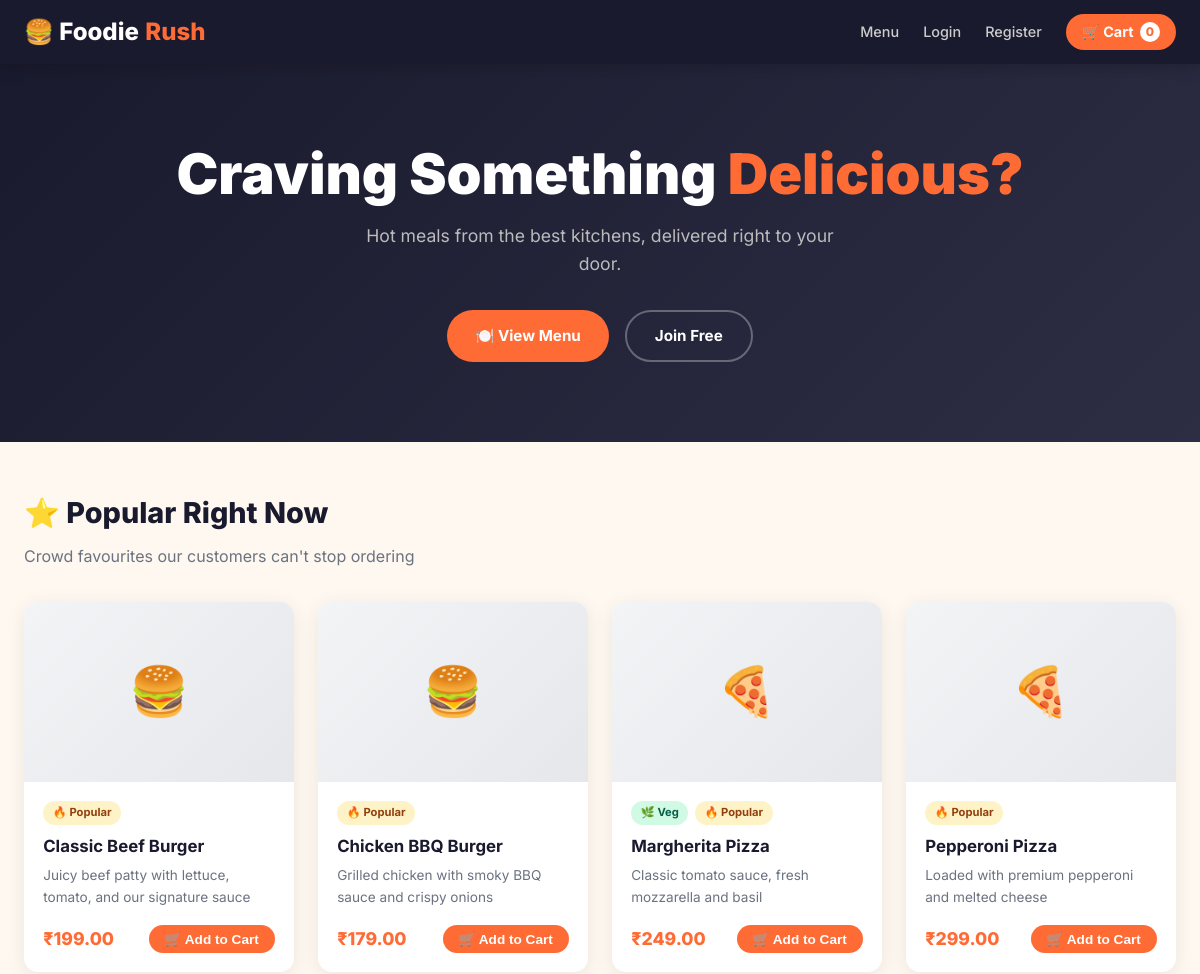
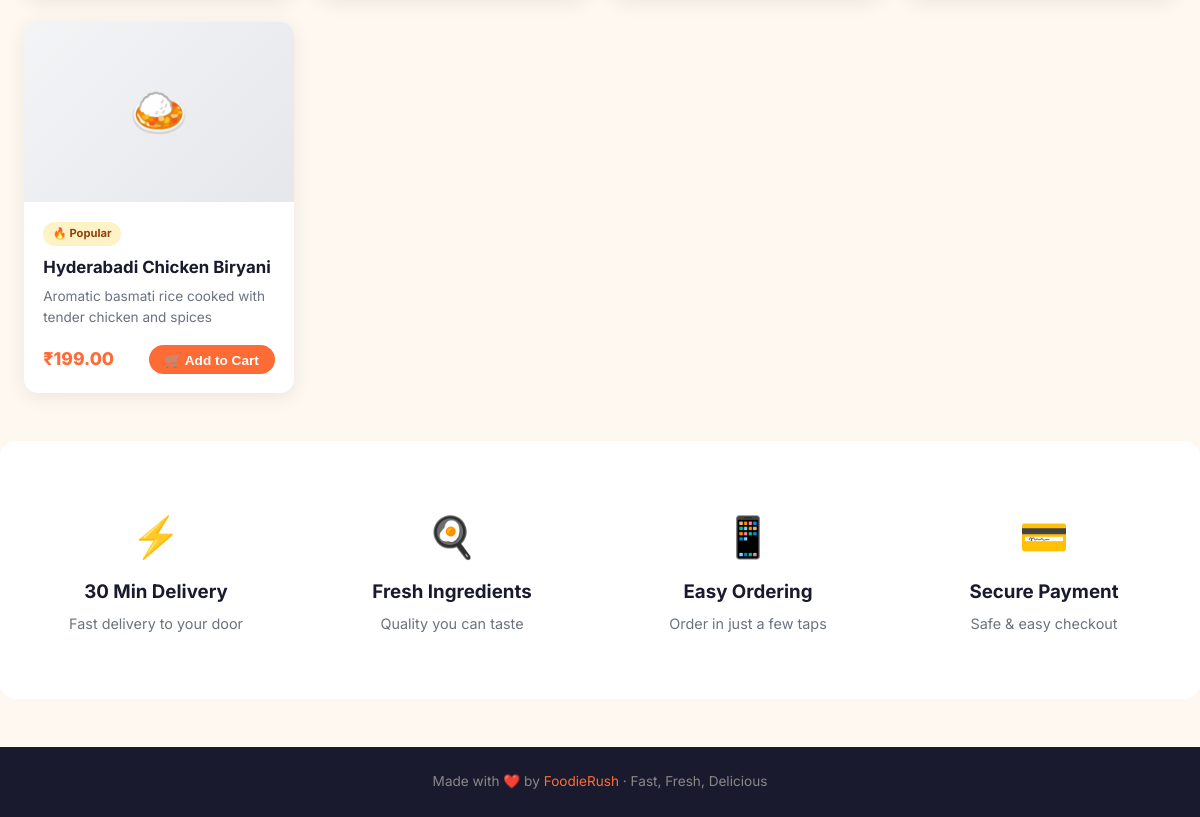
The page / on the database its author committed (2 pictures, top to bottom).
### menu/models.py (models this page shows, shortened)
class MenuItem(models.Model):
    category = models.ForeignKey(Category, on_delete=models.CASCADE, related_name='items')
    name = models.CharField(max_length=200)
    description = models.TextField()
    price = models.DecimalField(max_digits=8, decimal_places=2)
    image = models.ImageField(upload_to='menu/', blank=True, null=True)
    is_available = models.BooleanField(default=True)
    is_popular = models.BooleanField(default=False)
    is_vegetarian = models.BooleanField(default=False)
    created_at = models.DateTimeField(auto_now_add=True)

class Category(models.Model):
    name = models.CharField(max_length=100)
    icon = models.CharField(max_length=50, default='🍽️')
    class Meta:
        verbose_name_plural = 'Categories'

### menu/views.py (the view)
# urls.py: path('', views.home, name='home'),
def home(request):
    categories = Category.objects.prefetch_related('items').all()
    popular = MenuItem.objects.filter(is_popular=True, is_available=True)[:6]
    return render(request, 'menu/home.html', {'categories': categories, 'popular': popular})

### menu/context_processors.py (called while the page is built)
def cart_count(request):
    cart = request.session.get('cart', {})
    count = sum(cart.values())
    return {'cart_count': count}

### templates/menu/home.html (shortened to what this page needs)
{% extends 'base.html' %}
{% block content %}
<section class="hero">
  <h1>Craving Something <em>Delicious?</em></h1>
  <p>Hot meals from the best kitchens, delivered right to your door.</p>
  <div class="hero-btns">
    <a href="{% url 'menu_list' %}" class="btn btn-primary">🍽️ View Menu</a>
    {% if not user.is_authenticated %}
    <a href="{% url 'register' %}" class="btn btn-outline">Join Free</a>
    {% endif %}
  </div>
</section>
{% if popular %}
<div class="section">
  <h2 class="section-title">⭐ Popular Right Now</h2>
  <p class="section-sub">Crowd favourites our customers can't stop ordering</p>
  <div class="card-grid">
    {% for item in popular %}
    <div class="card">
      {% if item.image %}
        <img src="{{ item.image.url }}" alt="{{ item.name }}" class="card-img">
      {% else %}
        <div class="card-img-placeholder">{{ item.category.icon }}</div>
      {% endif %}
      <div class="card-body">
        <div style="display:flex;gap:.4rem;margin-bottom:.5rem;">
          {% if item.is_vegetarian %}<span class="badge badge-veg">🌿 Veg</span>{% endif %}
          {% if item.is_popular %}<span class="badge badge-pop">🔥 Popular</span>{% endif %}
        </div>
        <div class="card-title">{{ item.name }}</div>
        <div class="card-desc">{{ item.description }}</div>
        <div class="card-footer">
          <span class="price">₹{{ item.price }}</span>
          <button class="btn btn-primary btn-sm add-to-cart-btn" data-url="{% url 'add_to_cart' item.pk %}">🛒 Add to Cart</button>
        </div>
      </div>
    </div>
    {% endfor %}
  </div>
</div>
{% endif %}
<div class="section" style="background:#fff;border-radius:16px;margin-bottom:2rem;">
  <div style="display:grid;grid-template-columns:repeat(auto-fit,minmax(200px,1fr));gap:2rem;text-align:center;padding:1rem 0;">
    <div><div style="font-size:2.5rem;">⚡</div><h3 style="margin:.5rem 0 .3rem;">30 Min Delivery</h3><p style="color:#6B7280;font-size:.9rem;">Fast delivery to your door</p></div>
    <div><div style="font-size:2.5rem;">🍳</div><h3 style="margin:.5rem 0 .3rem;">Fresh Ingredients</h3><p style="color:#6B7280;font-size:.9rem;">Quality you can taste</p></div>
    <div><div style="font-size:2.5rem;">📱</div><h3 style="margin:.5rem 0 .3rem;">Easy Ordering</h3><p style="color:#6B7280;font-size:.9rem;">Order in just a few taps</p></div>
    <div><div style="font-size:2.5rem;">💳</div><h3 style="margin:.5rem 0 .3rem;">Secure Payment</h3><p style="color:#6B7280;font-size:.9rem;">Safe & easy checkout</p></div>
  </div>
</div>
{% endblock %}

### templates/base.html (shortened to what this page needs)
{% load static %}
<!DOCTYPE html>
<html lang="en">
<head>
<link rel="stylesheet" href="{% static 'css/style.css' %}">
</head>
<body>
<nav class="navbar">
  <div class="nav-inner">
    <a href="{% url 'home' %}" class="nav-brand">🍔 Foodie<span>Rush</span></a>
    <div class="nav-links">
      <a href="{% url 'menu_list' %}">Menu</a>
      {% if user.is_authenticated %}
        <a href="{% url 'my_orders' %}">My Orders</a>
        <a href="{% url 'logout' %}">Logout</a>
      {% else %}
        <a href="{% url 'login' %}">Login</a>
        <a href="{% url 'register' %}">Register</a>
      {% endif %}
      <a href="{% url 'cart' %}" class="nav-cart">🛒 Cart <span class="cart-badge">{{ cart_count }}</span></a>
    </div>
  </div>
</nav>
{% block content %}{% endblock %}
<footer>
  <p>Made with ❤️ by <span>FoodieRush</span> · Fast, Fresh, Delicious</p>
</footer>
</body>
</html>

### static/css/style.css (style rules this page uses)
*, *::before, *::after { box-sizing: border-box; margin: 0; padding: 0; }
:root { --orange: #FF6B35; --orange-dark: #E55A22; --cream: #FFF8F0; --dark: #1A1A2E; --dark2: #2D2D44; --gray: #6B7280; --gray-light: #F3F4F6; --green: #22C55E; --red: #EF4444; --radius: 14px; --shadow: 0 4px 20px rgba(0,0,0,.08); --shadow-lg: 0 10px 40px rgba(0,0,0,.12); }
body { font-family: 'Inter', system-ui, sans-serif; background: var(--cream); color: var(--dark); line-height: 1.6; }
a { color: inherit; text-decoration: none; }
.navbar { background: var(--dark); padding: 0 1.5rem; position: sticky; top: 0; z-index: 100; box-shadow: 0 2px 16px rgba(0,0,0,.2); }
.nav-inner { max-width: 1200px; margin: 0 auto; display: flex; align-items: center; justify-content: space-between; height: 64px; }
.nav-brand { font-size: 1.5rem; font-weight: 800; color: #fff; display: flex; align-items: center; gap: .4rem; }
.nav-brand span { color: var(--orange); }
.nav-links { display: flex; align-items: center; gap: 1.5rem; }
.nav-links a { color: #ccc; font-size: .9rem; font-weight: 500; transition: color .2s; }
.nav-cart { background: var(--orange); color: #fff !important; padding: .4rem 1rem; border-radius: 20px; font-weight: 700 !important; display: flex; align-items: center; gap: .4rem; }
.cart-badge { background: #fff; color: var(--orange); border-radius: 50%; width: 20px; height: 20px; display: flex; align-items: center; justify-content: center; font-size: .75rem; font-weight: 800; }
.hero { background: linear-gradient(135deg, var(--dark) 0%, var(--dark2) 100%); color: #fff; padding: 5rem 1.5rem; text-align: center; }
.hero h1 { font-size: clamp(2rem, 5vw, 3.5rem); font-weight: 900; line-height: 1.1; margin-bottom: 1rem; }
.hero h1 em { color: var(--orange); font-style: normal; }
.hero p { color: #bbb; font-size: 1.1rem; max-width: 500px; margin: 0 auto 2rem; }
.hero-btns { display: flex; gap: 1rem; justify-content: center; flex-wrap: wrap; }
.btn { display: inline-flex; align-items: center; gap: .5rem; padding: .75rem 1.75rem; border-radius: 50px; font-weight: 700; font-size: .95rem; cursor: pointer; border: none; transition: all .2s; }
.btn-primary { background: var(--orange); color: #fff; }
.btn-outline { background: transparent; color: #fff; border: 2px solid rgba(255,255,255,.3); }
.btn-sm { padding: .4rem 1rem; font-size: .85rem; }
.section { max-width: 1200px; margin: 0 auto; padding: 3rem 1.5rem; }
.section-title { font-size: 1.8rem; font-weight: 800; margin-bottom: .5rem; }
.section-sub { color: var(--gray); margin-bottom: 2rem; }
.card-grid { display: grid; grid-template-columns: repeat(auto-fill, minmax(260px, 1fr)); gap: 1.5rem; }
.card { background: #fff; border-radius: var(--radius); box-shadow: var(--shadow); overflow: hidden; transition: transform .2s, box-shadow .2s; display: flex; flex-direction: column; }
.card-img-placeholder { width: 100%; height: 180px; background: linear-gradient(135deg, #F3F4F6, #E5E7EB); display: flex; align-items: center; justify-content: center; font-size: 3rem; }
.card-body { padding: 1.2rem; flex: 1; display: flex; flex-direction: column; }
.card-title { font-size: 1.05rem; font-weight: 700; margin-bottom: .3rem; }
.card-desc { color: var(--gray); font-size: .85rem; flex: 1; margin-bottom: 1rem; display: -webkit-box; -webkit-line-clamp: 2; -webkit-box-orient: vertical; overflow: hidden; }
.card-footer { display: flex; align-items: center; justify-content: space-between; }
.price { font-size: 1.1rem; font-weight: 800; color: var(--orange); }
.badge { font-size: .7rem; font-weight: 700; padding: .2rem .6rem; border-radius: 20px; }
.badge-veg { background: #D1FAE5; color: #065F46; }
.badge-pop { background: #FEF3C7; color: #92400E; }
footer { background: var(--dark); color: #888; text-align: center; padding: 1.5rem; margin-top: 3rem; font-size: .85rem; }
footer span { color: var(--orange); }

### rows shown on the page
MenuItem: category.icon "🍔", is_popular "🔥 Popular", name "Classic Beef Burger", description "Juicy beef patty with lettuce, tomato, and our signature sauce", price "199.00"
MenuItem: category.icon "🍔", is_popular "🔥 Popular", name "Chicken BBQ Burger", description "Grilled chicken with smoky BBQ sauce and crispy onions", price "179.00"
MenuItem: category.icon "🍕", is_vegetarian "🌿 Veg", is_popular "🔥 Popular", name "Margherita Pizza", description "Classic tomato sauce, fresh mozzarella and basil", price "249.00"
MenuItem: category.icon "🍕", is_popular "🔥 Popular", name "Pepperoni Pizza", description "Loaded with premium pepperoni and melted cheese", price "299.00"
MenuItem: category.icon "🍛", is_popular "🔥 Popular", name "Hyderabadi Chicken Biryani", description "Aromatic basmati rice cooked with tender chicken and spices", price "199.00"

### other values the page prints
{{ cart_count }} "0"
